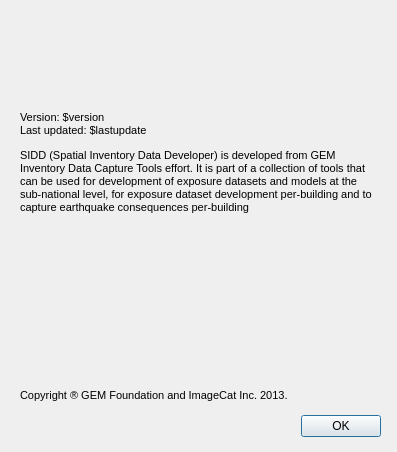
<?xml version="1.0" encoding="UTF-8"?>
<ui version="4.0">
 <class>DialogAbout</class>
 <widget class="QDialog" name="DialogAbout">
  <property name="geometry">
   <rect>
    <x>0</x>
    <y>0</y>
    <width>397</width>
    <height>452</height>
   </rect>
  </property>
  <property name="windowTitle">
   <string>About SIDD</string>
  </property>
  <widget class="QDialogButtonBox" name="buttonBox">
   <property name="geometry">
    <rect>
     <x>300</x>
     <y>410</y>
     <width>81</width>
     <height>32</height>
    </rect>
   </property>
   <property name="orientation">
    <enum>Qt::Horizontal</enum>
   </property>
   <property name="standardButtons">
    <set>QDialogButtonBox::Ok</set>
   </property>
  </widget>
  <widget class="QLabel" name="lb_logo">
   <property name="geometry">
    <rect>
     <x>20</x>
     <y>20</y>
     <width>311</width>
     <height>101</height>
    </rect>
   </property>
   <property name="text">
    <string/>
   </property>
   <property name="pixmap">
    <pixmap resource="resources/SIDDResource.qrc">:/imgs/logo.png</pixmap>
   </property>
  </widget>
  <widget class="QLabel" name="lb_description">
   <property name="geometry">
    <rect>
     <x>20</x>
     <y>111</y>
     <width>360</width>
     <height>151</height>
    </rect>
   </property>
   <property name="text">
    <string>&lt;!DOCTYPE HTML PUBLIC &quot;-//W3C//DTD HTML 4.0//EN&quot; &quot;http://www.w3.org/TR/REC-html40/strict.dtd&quot;&gt;
&lt;html&gt;&lt;head&gt;&lt;meta name=&quot;qrichtext&quot; content=&quot;1&quot; /&gt;&lt;style type=&quot;text/css&quot;&gt;
p, li { white-space: pre-wrap; }
&lt;/style&gt;&lt;/head&gt;&lt;body style=&quot; font-family:'MS Shell Dlg 2'; font-size:8.25pt; font-weight:400; font-style:normal;&quot;&gt;
&lt;p style=&quot; margin-top:12px; margin-bottom:12px; margin-left:0px; margin-right:0px; -qt-block-indent:0; text-indent:0px;&quot;&gt;&lt;span style=&quot; font-size:8pt;&quot;&gt;Version: $version&lt;br /&gt;Last updated: $lastupdate&lt;/span&gt;&lt;/p&gt;
&lt;p style=&quot; margin-top:12px; margin-bottom:12px; margin-left:0px; margin-right:0px; -qt-block-indent:0; text-indent:0px;&quot;&gt;&lt;span style=&quot; font-size:8pt;&quot;&gt;SIDD (Spatial Inventory Data Developer) is developed from GEM Inventory Data Capture Tools effort. It is part of a collection of tools that can be used for development of exposure datasets and models at the sub-national level, for exposure dataset development per-building and to capture earthquake consequences per-building &lt;/span&gt;&lt;/p&gt;&lt;/body&gt;&lt;/html&gt;</string>
   </property>
   <property name="alignment">
    <set>Qt::AlignLeading|Qt::AlignLeft|Qt::AlignTop</set>
   </property>
   <property name="wordWrap">
    <bool>true</bool>
   </property>
  </widget>
  <widget class="QLabel" name="lb_logo_gem">
   <property name="geometry">
    <rect>
     <x>20</x>
     <y>270</y>
     <width>150</width>
     <height>100</height>
    </rect>
   </property>
   <property name="pixmap">
    <pixmap resource="resources/SIDDResource.qrc">:/imgs/gem_logo_250X180.png</pixmap>
   </property>
   <property name="scaledContents">
    <bool>true</bool>
   </property>
  </widget>
  <widget class="QLabel" name="lb_logo_imagecat">
   <property name="geometry">
    <rect>
     <x>200</x>
     <y>280</y>
     <width>151</width>
     <height>51</height>
    </rect>
   </property>
   <property name="pixmap">
    <pixmap resource="resources/SIDDResource.qrc">:/imgs/imagecat_logo.gif</pixmap>
   </property>
   <property name="scaledContents">
    <bool>true</bool>
   </property>
  </widget>
  <widget class="QLabel" name="lb_copyright">
   <property name="geometry">
    <rect>
     <x>20</x>
     <y>380</y>
     <width>361</width>
     <height>31</height>
    </rect>
   </property>
   <property name="text">
    <string>&lt;!DOCTYPE HTML PUBLIC &quot;-//W3C//DTD HTML 4.0//EN&quot; &quot;http://www.w3.org/TR/REC-html40/strict.dtd&quot;&gt;
&lt;html&gt;&lt;head&gt;&lt;meta name=&quot;qrichtext&quot; content=&quot;1&quot; /&gt;&lt;style type=&quot;text/css&quot;&gt;
p, li { white-space: pre-wrap; }
&lt;/style&gt;&lt;/head&gt;&lt;body style=&quot; font-family:'MS Shell Dlg 2'; font-size:8.25pt; font-weight:400; font-style:normal;&quot;&gt;
&lt;p style=&quot; margin-top:12px; margin-bottom:12px; margin-left:0px; margin-right:0px; -qt-block-indent:0; text-indent:0px;&quot;&gt;&lt;span style=&quot; font-size:8pt;&quot;&gt;Copyright ® GEM Foundation and ImageCat Inc. 2013.&lt;/span&gt;&lt;/p&gt;&lt;/body&gt;&lt;/html&gt;</string>
   </property>
  </widget>
 </widget>
 <resources>
  <include location="resources/SIDDResource.qrc"/>
 </resources>
 <connections/>
</ui>
